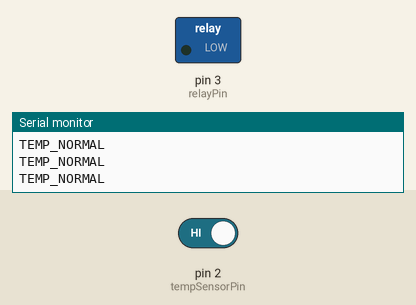
Simulated run of this sketch. Board: Arduino Uno, built with avr-gcc and run on an emulated ATmega328P. Shown: switched loads named in the sketch (green lamp = pin HIGH), the last lines printed to the serial monitor. The inputs (shaded band) are chosen by the test bench; at power-on: pin 2 (tempSensorPin) HIGH.

Above: at 1.2 s.
1.3 s: pin 2 (tempSensorPin) driven LOW
At 1.7 s:
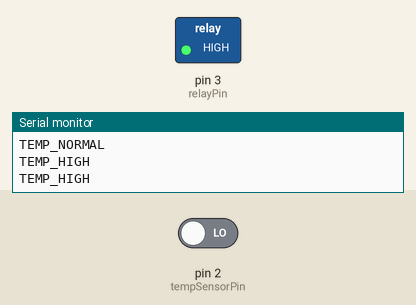
2.9 s: pin 2 (tempSensorPin) driven HIGH
At 4.1 s:
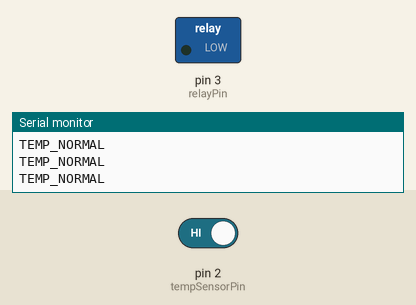
Timing chart, 0 to 5.9 s (numbered marks = the images above; inputs shaded):
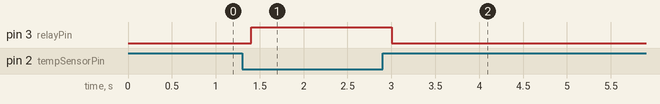

The sketch:

Teperature_Controlled_Fan.ino
```cpp
const int tempSensorPin = 2; // HW-072 Digital Output (DO)
const int relayPin = 3;      // Relay Module

void setup() {
  pinMode(tempSensorPin, INPUT);
  pinMode(relayPin, OUTPUT);

  // Project: Send data to computer
  Serial.begin(9600);

  digitalWrite(relayPin, LOW); // Start with relay OFF
}

void loop() {
  // Read the HW-072. Logic: LOW = Temperature above threshold
  int isHot = digitalRead(tempSensorPin);

  if (isHot == LOW) {
    digitalWrite(relayPin, HIGH); // Turn Relay ON
    Serial.println("TEMP_HIGH");  // Send status to computer
  } else {
    digitalWrite(relayPin, LOW);  // Turn Relay OFF
    Serial.println("TEMP_NORMAL");
  }

  delay(200); // Prevent relay chatter near threshold
}
```

Measured:
- after the input at 1.3 s, pin 3 (relayPin): LOW → HIGH after 0.10 s
- after the input at 2.9 s, pin 3 (relayPin): HIGH → LOW after 0.10 s
